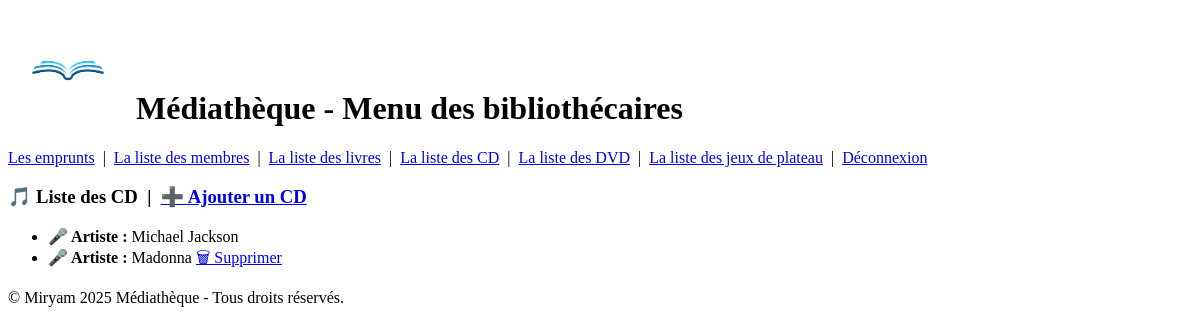
The page /cds/ on the database as committed earlier.
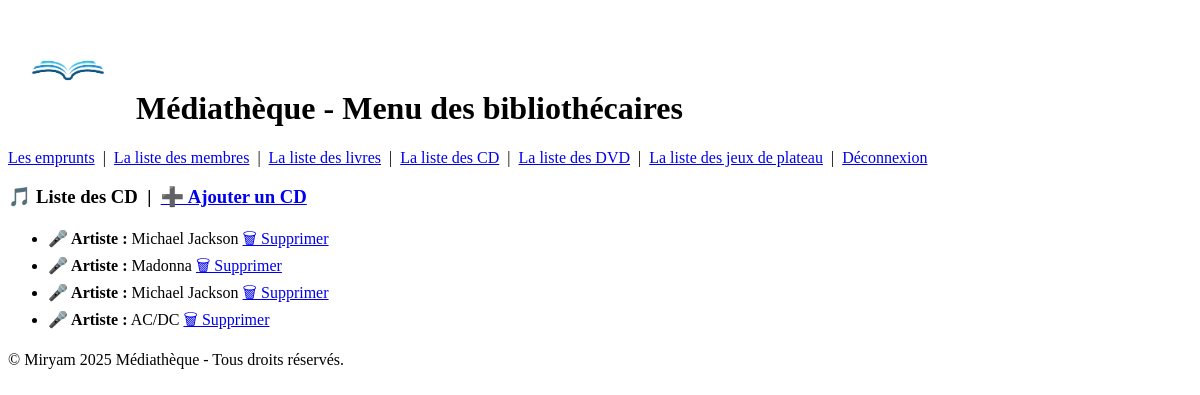
The same page on the database as committed later.
### app_bibliothecaire/models.py (models this page shows, shortened)
class CD(models.Model):
    titre = models.CharField(max_length=100)
    artiste = models.CharField(max_length=100)
    disponible = models.BooleanField(default=True)
    date_emprunt = models.DateTimeField(null=True, blank=True)
    emprunteur = models.ForeignKey(Membre, on_delete=models.SET_NULL, null=True, blank=True)
    objects = models.Manager()

### app_bibliothecaire/views.py (the view)
# urls.py: path('cds/', views.liste_cds, name='liste_cds'),
def liste_cds(request):
    cds = CD.objects.all()
    return render(request, 'cds.html', {'cds': cds})

### app_bibliothecaire/templates/cds.html (shortened to what this page needs)
{% extends "base.html" %}
{% block content %}
    <h3>
        🎵 Liste des CD &nbsp;|&nbsp;
        <a href="{% url 'ajouter_cd' %}">➕ Ajouter un CD</a>
    </h3>
    {% if cds %}
    <ul>
        {% for cd in cds %}
        <li>
                <strong>🎤 Artiste :</strong> {{ cd.artiste }}
            {% if cd.disponible %}
          <a href="{% url 'supprimer_media' media_type='cd' media_id=cd.id %}" onclick="return confirm('Voulez-vous vraiment supprimer ce CD ?');"> 🗑 Supprimer</a>
            {% endif %}
        </li>
        {% endfor %}
    </ul>
 {% else %}
        <p>Aucun CD disponible pour le moment.</p>
    {% endif %}
{% endblock %}

Rows that differ between the two databases and show on the page:
changed CD (number 1 of 4 on the later page): now shows "🗑 Supprimer"
added CD: artiste "Michael Jackson", disponible "🗑 Supprimer"
added CD: artiste "AC/DC", disponible "🗑 Supprimer"
